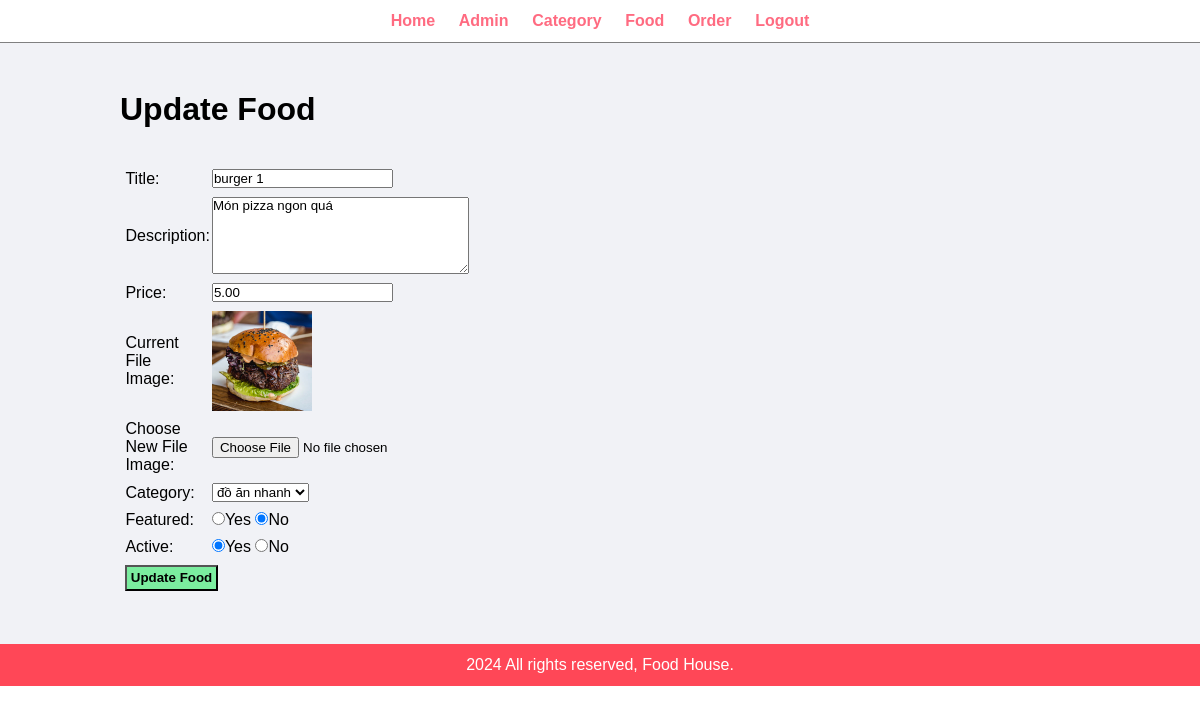
Page /admin/update-food.php?id=2 (signed in) on the committed database.
### tables this page shows
CREATE TABLE `tbl_food` (
  `id` int(10) UNSIGNED NOT NULL,
  `title` varchar(100) NOT NULL,
  `description` text NOT NULL,
  `price` decimal(10,2) NOT NULL,
  `image_name` varchar(255) NOT NULL,
  `category_id` int(10) UNSIGNED NOT NULL,
  `featured` varchar(10) NOT NULL,
  `active` varchar(10) NOT NULL
);

CREATE TABLE `tbl_category` (
  `id` int(10) UNSIGNED NOT NULL,
  `title` varchar(100) NOT NULL,
  `image_name` varchar(255) NOT NULL,
  `featured` varchar(10) NOT NULL,
  `active` varchar(10) NOT NULL
);

### admin/update-food.php (the view, shortened to what this page needs)
<?php include ('partials/menu.php') ?>
<div class="main-content">
    <div class="wrapper">
        <h1>Update Food</h1>
        <br />
        <br />
        <?php
        $id = $_GET['id'];
        $sql = "SELECT * FROM tbl_food WHERE id = $id";
        $res = mysqli_query($conn, $sql) or die(mysqli_error($conn));
        if ($res == TRUE) {
            $count = mysqli_num_rows($res);
            if ($count == 1) {
                $row = mysqli_fetch_assoc($res);
                $title = $row['title'];
                $description = $row['description'];
                $price = $row['price'];
                $image_name = $row['image_name'];
                $category_id = $row['category_id'];
                $featured = $row['featured'];
                $active = $row['active'];
            } else {
                header('location:' . SITEURL . 'admin/manage-food.php');
            }
        }
        ?>
        <form action="" method="POST" enctype="multipart/form-data">
            <table class="tbl-30">
                <tr>
                    <td>Title: </td>
                    <td><input type="text" name="title" value="<?php echo $title; ?>"></td>
                </tr>
                <tr>
                    <td>Description: </td>
                    <td><textarea cols="30" rows="5" name="description"><?php echo $description; ?></textarea>
                    </td>
                </tr>
                <tr>
                    <td>Price: </td>
                    <td><input type="number" name="price" value="<?php echo $price; ?>"></td>
                </tr>
                <tr>
                    <td>Current File Image: </td>
                    <td>
                        <?php
                        if ($image_name != '') {
                            ?><img src="<?php echo SITEURL ?>/images/food/<?php echo $image_name; ?>" width="100px" />
                            <?php
                        } else {
                            echo "<div class='error'>Image Not Added</div>";
                        }
                        ?>
                    </td>
                </tr>
                <tr>
                    <td>Choose New File Image: </td>
                    <td><input type="file" name="image"></td>
                </tr>
                <tr>
                    <td>Category: </td>
                    <td>
                        <select name="category">
                            <?php
                            $sql2 = "SELECT * FROM tbl_category WHERE active='Yes'";
                            $res2 = mysqli_query($conn, $sql2) or die(mysqli_error($conn));
                            if ($res2 == TRUE) {
                                $count = mysqli_num_rows($res2);
                                if ($count > 0) {
                                    while ($rows = mysqli_fetch_assoc($res2)) {
                                        $id_of_category = $rows['id'];
                                        $title = $rows['title'];
                                        ?>
                                        <option value="<?php echo $id_of_category; ?>" <?php if ($category_id == $id_of_category) {
                                               echo "selected";
                                           } ?>><?php echo $title; ?></option>
                                        <?php
                                    }
                                } else {
                                    ?>
                                    <option value="0">No Category Available</option>
                                    <?php
                                }
                            }
                            ?>
                        </select>
                    </td>
                </tr>
                <tr>
                    <td>Featured: </td>
                    <td>
                        <input <?php if ($featured == "Yes") {
                            echo "checked";
                        } ?> type="radio" name="featured"
                            value="Yes">Yes
                        <input <?php if ($featured == "No") {
                            echo "checked";
                        } ?> type="radio" name="featured"
                            value="No">No
                    </td>
                </tr>
                <tr>
                    <td>Active: </td>
                    <td>
                        <input <?php if ($active == "Yes") {
                            echo "checked";
                        } ?> type="radio" name="active"
                            value="Yes">Yes
                        <input <?php if ($active == "No") {
                            echo "checked";
                        } ?> type="radio" name="active" value="No">No
                    </td>
                </tr>
                <tr>
                    <td colspan="2">
                        <input type="submit" name="submit" value="Update Food" class="btn-secondary">
                    </td>
                </tr>
            </table>
        </form>
    </div>
</div>
<?php include ('partials/footer.php') ?>

### css/admin.css (style rules this page uses)
* { margin: 0; padding: 0; font-family: Arial, Helvetica, sans-serif; }
.wrapper { padding: 1%; width: 80%; margin: 0 auto; }
.tbl-30 { width: 30%; }
table tr td { padding: 1%; }
.btn-secondary { background-color: #7bed9f; padding: 1%; color: black; text-decoration: none; font-weight: bold; }
.main-content { background-color: #f1f2f6; padding: 3% 0 ; }

### rows in the picture
tbl_food: title "burger 1", description "Món pizza ngon quá", price "5.00", image_name (picture), category "đồ ăn nhanh", featured "☑", active "☑"
